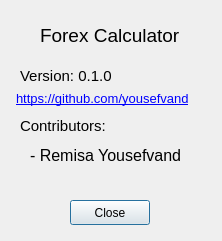
<?xml version="1.0" encoding="UTF-8"?>
<ui version="4.0">
 <class>About</class>
 <widget class="QDialog" name="About">
  <property name="geometry">
   <rect>
    <x>0</x>
    <y>0</y>
    <width>222</width>
    <height>241</height>
   </rect>
  </property>
  <property name="windowTitle">
   <string> </string>
  </property>
  <property name="windowIcon">
   <iconset theme="system-help"/>
  </property>
  <widget class="QLabel" name="label">
   <property name="geometry">
    <rect>
     <x>40</x>
     <y>10</y>
     <width>171</width>
     <height>51</height>
    </rect>
   </property>
   <property name="font">
    <font>
     <pointsize>14</pointsize>
    </font>
   </property>
   <property name="text">
    <string>Forex Calculator</string>
   </property>
  </widget>
  <widget class="QLabel" name="label_2">
   <property name="geometry">
    <rect>
     <x>20</x>
     <y>60</y>
     <width>111</width>
     <height>31</height>
    </rect>
   </property>
   <property name="font">
    <font>
     <pointsize>11</pointsize>
    </font>
   </property>
   <property name="text">
    <string>Version: 0.1.0</string>
   </property>
  </widget>
  <widget class="QLabel" name="label_3">
   <property name="geometry">
    <rect>
     <x>30</x>
     <y>140</y>
     <width>171</width>
     <height>31</height>
    </rect>
   </property>
   <property name="font">
    <font>
     <pointsize>12</pointsize>
    </font>
   </property>
   <property name="text">
    <string>- Remisa Yousefvand</string>
   </property>
  </widget>
  <widget class="QPushButton" name="closeButton">
   <property name="geometry">
    <rect>
     <x>70</x>
     <y>200</y>
     <width>80</width>
     <height>25</height>
    </rect>
   </property>
   <property name="text">
    <string>Close</string>
   </property>
  </widget>
  <widget class="QLabel" name="label_4">
   <property name="geometry">
    <rect>
     <x>16</x>
     <y>83</y>
     <width>191</width>
     <height>31</height>
    </rect>
   </property>
   <property name="font">
    <font>
     <pointsize>10</pointsize>
    </font>
   </property>
   <property name="text">
    <string>&lt;a href=&quot;https://github.com/yousefvand&quot;&gt;https://github.com/yousefvand&lt;/a&gt;</string>
   </property>
   <property name="openExternalLinks">
    <bool>true</bool>
   </property>
   <property name="textInteractionFlags">
    <set>Qt::TextInteractionFlag::TextBrowserInteraction</set>
   </property>
  </widget>
  <widget class="QLabel" name="label_5">
   <property name="geometry">
    <rect>
     <x>20</x>
     <y>110</y>
     <width>111</width>
     <height>31</height>
    </rect>
   </property>
   <property name="font">
    <font>
     <pointsize>11</pointsize>
    </font>
   </property>
   <property name="text">
    <string>Contributors:</string>
   </property>
  </widget>
 </widget>
 <resources/>
 <connections/>
</ui>
